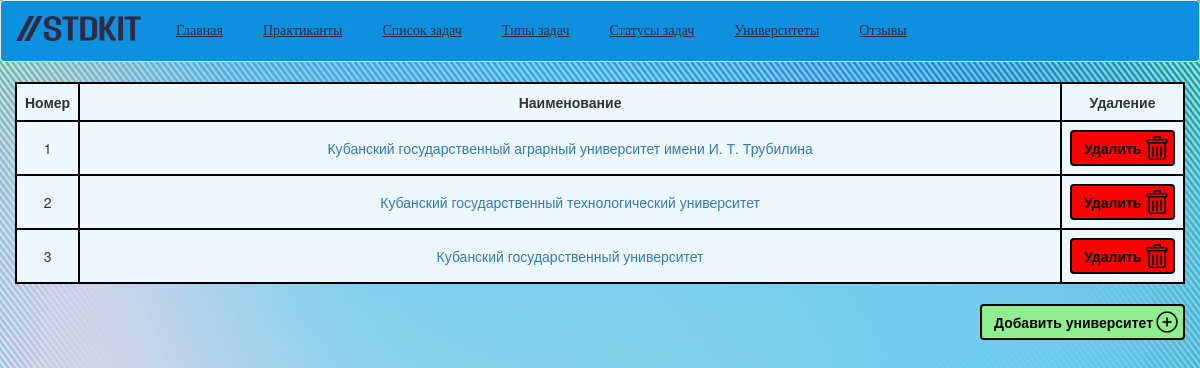
The app's page /STD-KIT/View/Universitety.php with its own data.
### tables this page shows
CREATE TABLE `Universitety` (
  `id_Universitet` int NOT NULL,
  `Imya_Universitet` varchar(100) NOT NULL
);

### STD-KIT/Controllers/api.php (called while the page is built, shortened)
<?php
function getAllUniversitety($db) {
    $sql = "SELECT * FROM `Universitety`";
    $stmt = $db->prepare($sql);
    $stmt->execute();
    $result = $stmt->fetchAll(PDO::FETCH_ASSOC);
    return $result;
}

### STD-KIT/View/Universitety.php (the view, shortened to what this page needs)
<!DOCTYPE html>
<html>
<head>
	<link href="//maxcdn.bootstrapcdn.com/bootstrap/3.3.7/css/bootstrap.min.css" rel="stylesheet">
</head>
<body>
	<header>
		<nav class="navbar navbar-default" role="navigation">
			<div class="container-fluid">
				<div class="navbar-header">
					<a class="navbar-brand" href="#"><img src="../Images/logo.png" alt="Студия КИТ.Практика" width="125" height="25"></a>
				</div>
				<div class="collapse navbar-collapse navbar-ex1-collapse">
					<ul class="nav navbar-nav">
						<li><a href="../index.php">Главная</a></li>
						<li><a href="Praktikanty.php">Практиканты</a></li>
						<li><a href="SpisokZadach.php">Список задач</a></li>
						<li><a href="TipyZadach.php">Типы задач</a></li>
						<li><a href="StatusyZadach.php">Статусы задач</a></li>
						<li><a href="Universitety.php">Университеты</a></li>
						<li><a href="Otzyvy.php">Отзывы</a></li>
					</ul>
				</div>
			</div>
		</nav>
	</header>
	<div id="content">
		<div class = "container-fluid">
			<?php include '../Controllers/db.php'; ?>
			<?php include '../Controllers/api.php'; ?>
			<?php
				$listUniversitety = getAllUniversitety($db);
			?>
			<table class = "custom-table">
				<tr>
					<th style="width: 5%">Номер</th>
					<th style="width: 92%">Наименование</th>
					<th style="width: 3%">Удаление</th>
				</tr>
				<?php foreach ($listUniversitety as $listUniversitety) { ?>
					<tr>
						<td><?php echo $listUniversitety['id_Universitet']; ?></td>
						<td><a href="../Edit/editUniversitety.php?id_Universitet=<?php echo $listUniversitety['id_Universitet'];?>"><?php echo $listUniversitety['Imya_Universitet']; ?></a></td>
						<td><a id="deleteButton" class="btn btn-danger" href="../Delete/deleteUniversitety.php?id_Universitet=<?php echo $listUniversitety['id_Universitet'];?>">Удалить</a></td>
					</tr>
				<?php } ?>
			</table>
		<div class="buttons">
			<button id="addButton" class="btn btn-default">Добавить университет</button>
		</div>
		</div>
	</div>
</body>
</html>

### STD-KIT/View/Universitety.php (style rules this page uses)
.navbar { background-color: #0d91de; }
.navbar-nav { list-style: none; margin: 0; padding: 0; }
.navbar-nav li { display: inline-block; }
.navbar-nav li a { display: block; padding: 20px; color: #302b44 !important; font-family: Impact, fantasy; text-decoration-line: underline; }
.custom-table { width: 100%; border: 2px solid black; background-color: #ecf7fe; border-collapse: collapse; margin-bottom: 20px; }
.custom-table th, .custom-table td { border: 2px solid black; padding: 8px; text-align: center; }
.custom-table tr th { text-align: center; }
.buttons { text-align: right; }
#addButton, #submitButton { color: #000; background-color: lightgreen; border: 2px solid black; font-weight: bold; }
#addButton { width: 205px; text-align: left; background-image: url("../Images/addIcon.png"); background-size: 24px 24px; background-position: 173px 4px; background-repeat: no-repeat; }
#deleteButton { width: 105px; text-align: left; background-image: url("../Images/deleteButton.png"); background-size: 24px 24px; background-position: 73px 4px; background-repeat: no-repeat; background-color: red; color: #000; font-weight: bold; border: 2px solid black; }
body { background-image: url("../Images/background.jpg"); background-repeat: no-repeat; background-size: cover; }

### records on screen
universitety: id_Universitet "1", Imya_Universitet "Кубанский государственный аграрный университет имени И. Т. Трубилина"
universitety: id_Universitet "2", Imya_Universitet "Кубанский государственный технологический университет"
universitety: id_Universitet "3", Imya_Universitet "Кубанский государственный университет"
